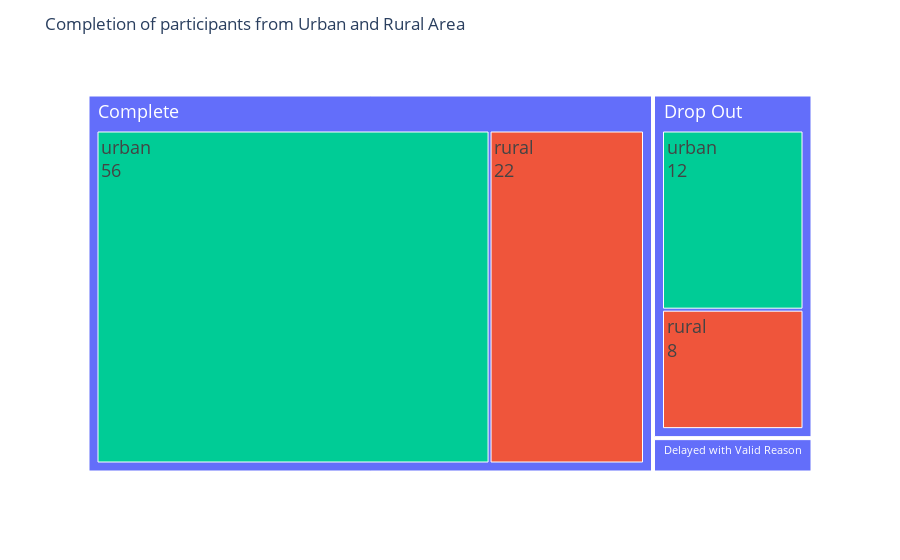

Write notebook code for a chart like this one.
### Code cell
pivot_table = pd.crosstab(df['region'], df['status'])
crosstab_df = pivot_table.reset_index().melt(id_vars=['region'], var_name='status', value_name='Count')
crosstab_df

import plotly.express as px
plt.figure(figsize=(8, 6))
fig = px.treemap(crosstab_df, 
                 path=['status', 'region'],  # Hierarchical structure
                 values='Count',               # Size based on this column
                 color='region',                # Color based on the value
                 hover_data=['status', 'region'])  # Show these details on hover

fig.update_layout(title="Completion of participants from Urban and Rural Area")
fig.update_traces(textinfo='label+value', textfont=dict(size=18))
fig.show()

### Figure 1 — Plotly figure (JSON) as saved in the notebook; plotly's stock layout.template omitted (floating-point values rounded to 4 significant figures)
{"data": [{"branchvalues": "total", "customdata": [["Complete", "(?)"], ["Delayed with Valid Reason", "(?)"], ["Drop Out", "(?)"], ["Complete", "rural"], ["Delayed with Valid Reason", "rural"], ["Drop Out", "rural"], ["Complete", "urban"], ["Delayed with Valid Reason", "urban"], ["Drop Out", "urban"]], "domain": {"x": [0, 1], "y": [0, 1]}, "hovertemplate": "labels=%{label}<br>Count=%{value}<br>parent=%{parent}<br>id=%{id}<br>status=%{customdata[0]}<br>region=%{customdata[2]}<extra></extra>", "ids": ["Complete", "Delayed with Valid Reason", "Drop Out", "Complete/rural", "Delayed with Valid Reason/rural", "Drop Out/rural", "Complete/urban", "Delayed with Valid Reason/urban", "Drop Out/urban"], "labels": ["Complete", "Delayed with Valid Reason", "Drop Out", "rural", "rural", "rural", "urban", "urban", "urban"], "marker": {"colors": ["#636efa", "#636efa", "#636efa", "#EF553B", "#EF553B", "#EF553B", "#00cc96", "#00cc96", "#00cc96"]}, "name": "", "parents": ["", "", "", "Complete", "Delayed with Valid Reason", "Drop Out", "Complete", "Delayed with Valid Reason", "Drop Out"], "textfont": {"size": 18}, "textinfo": "label+value", "type": "treemap", "values": [78.0, 2.0, 20.0, 22.0, 0.0, 8.0, 56.0, 2.0, 12.0]}], "layout": {"legend": {"tracegroupgap": 0}, "margin": {"t": 60}, "title": {"text": "Completion of participants from Urban and Rural Area"}}}
